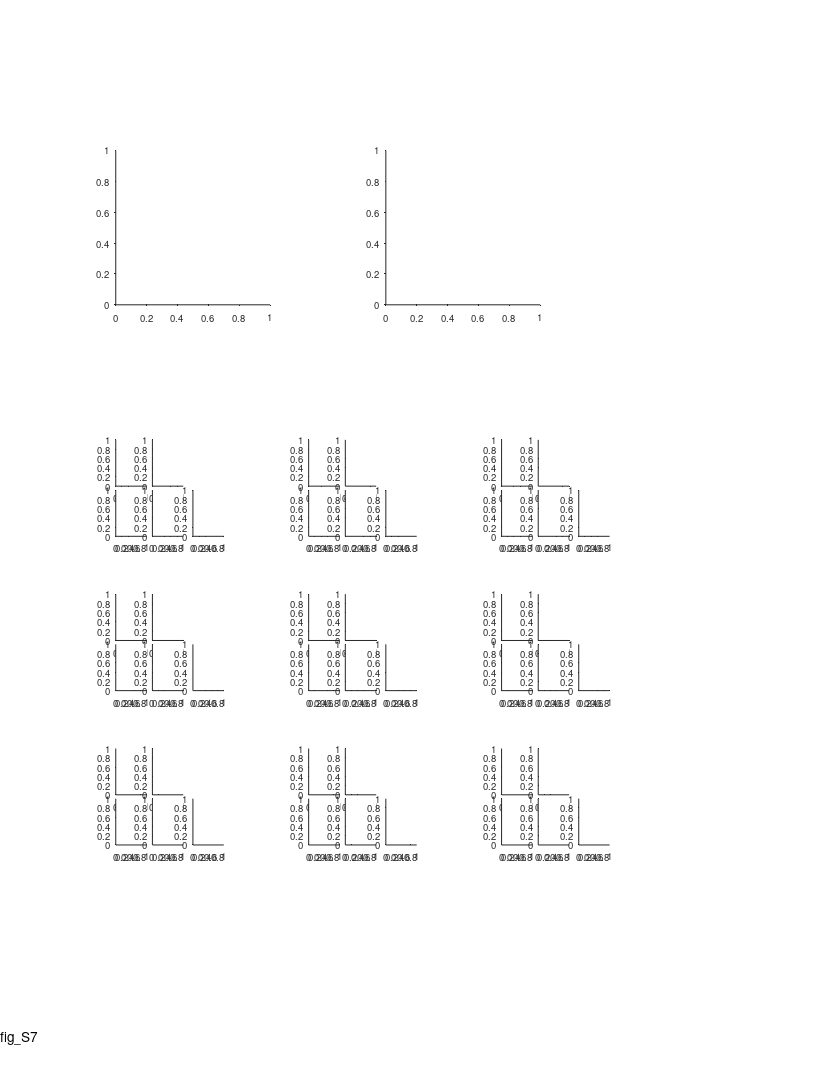

The MATLAB source for this figure: (Note: this script raises an error after producing the figure.)
%% Large Scale - fig. supp - spike sorting control

%%
clear 
clc

%% options
% corr_type = 'pearson';
corr_type = 'spearman';

%% define output files
res_dir = 'L:\paper_figures';
mkdir(res_dir)
fig_name_str = 'fig_S7';
fig_caption_str = 'Spike sorting control';
log_name_str = [fig_name_str '_log_file' '.txt'];
log_name_str = strrep(log_name_str , ':', '-');
log_name_str = strrep(log_name_str , ' ', '_');
log_name_out = fullfile(res_dir, log_name_str);

%% open log file
diary off
diary(log_name_out)
diary on
disp('Log file');
disp(['created: ', datestr(clock)]);
disp('======================================================');
disp([fig_name_str ':' fig_caption_str]);
disp('======================================================');
disp('');

%% create figure
% =========================================================================
% figure_size_cm = [21.0 29.7]; % ~A4
figure_size_cm = [21.6 27.9]; % ~US letter
figure ;
% Some WYSIWYG options:
set(gcf,'DefaultAxesFontSize',7);
set(gcf,'DefaultAxesFontName','helvetica');
set(gcf,'DefaultAxesUnits','centimeters');
set(gcf,'PaperType','usletter')
% set(gcf,'PaperType','<custom>');
set(gcf,'PaperUnits','centimeters','PaperPosition',[0 0 figure_size_cm]);
set(gcf,'PaperOrientation','portrait');
set(gcf,'Units','centimeters','Position',get(gcf,'paperPosition')+[0 0 0 0]); % position on screen...
set(gcf, 'Renderer', 'painters');
set(groot, 'defaultAxesTickDir', 'out');
set(groot,  'defaultAxesTickDirMode', 'manual');
annotation('textbox', [0.5 1 0 0], 'String',fig_name_str, 'HorizontalAlignment','center','Interpreter','none', 'FitBoxToText','on');
pause(0.2); % workaround to solve matlab automatically changing the axes positions...

% create panels
panel_A = axes('position', [3  20 4 4]);
panel_B = axes('position', [10 20 4 4]);
panel_C = [];
panle_C_size = [0.8 1.2];
% ch_offsets_x = [0:4].*0.95;
% ch_offsets_x(end) = ch_offsets_x(end-1);
ch_offsets_x = [0 0.95 0 0.95 2];
ch_offsets_y = [1.3 1.3 0 0 0];
for ii=1:3
    for jj=1:3
        for ch=1:4+1
            pos_x = 3 + (ii-1)*5 + ch_offsets_x(ch);
            pos_y = 6 + (jj-1)*4 + ch_offsets_y(ch);
            panel_C(ii,jj,ch) = axes('position', [pos_x pos_y panle_C_size]);
%             text(0.5,0.5,"ch"+ch)
%             plot( squeeze(wvfs(:,1,:)) )
%             set(gca,'Visible','off');
        end
    end
end
panel_C = flipdim(panel_C,2);
panel_C = reshape(panel_C,[9 5]);


%% load population data
% get list of significant cells (at least in one direction)
% ---------------------------------------------------------
prm = PARAMS_GetAll();
cells_t = DS_get_cells_summary();
% choose bats
bats = [79,148,34,9861,2289];
cells_t(~ismember(cells_t.bat, bats ),:) = [];
% choose good clusters from CA1
cells = cellfun(@(c)(cell_load_data(c,'details')), cells_t.cell_ID, 'UniformOutput',0);
cells = [cells{:}];
cells = [cells.details];
cells(~contains({cells.brain_area}, 'CA1')) = [];
cells(~ismember([cells.ClusterQuality], [2])) = [];
% choose pyramidal cells only
cells = cellfun(@(c)(cell_load_data(c,'details','meanFR')), {cells.cell_ID}, 'UniformOutput',0);
cells = [cells{:}];
meanFR = [cells.meanFR];
cells([meanFR.all]>prm.inclusion.interneuron_FR_thr)=[];
% choose only signif cells (in any direction)
cells_details = [cells.details];
cells = cellfun(@(c)(cell_load_data(c,'details','signif')), {cells_details.cell_ID}, 'UniformOutput',0);
cells = [cells{:}];
signif = cat(1,cells.signif);
signif = arrayfun(@(x)(x.TF), signif);
signif = any(signif,2);
cells(~signif)=[];
cells_details = [cells.details];

% load chosen cells data
cells = cellfun(@(c)(cell_load_data(c,'details','stats','cluster_quality','signif')), {cells_details.cell_ID}, 'UniformOutput',0);
cells = [cells{:}];
CQ = [cells.cluster_quality];
stats = [cells.stats];
stats_all = [stats.all];
stats_dir = cat(1,stats.dir);


%% panel A - No. of fields vs. Isolation index
axes(panel_A);
cla
hold on
text(-0.27,1.1, 'A', 'Units','normalized','FontWeight','bold');

x = [CQ.Isolation_dis_mean];
x = [x;x]';
% y = [stats_all.field_num];
signif_per_dir = arrayfun(@(x)(x.TF), cat(1,cells.signif));
y = arrayfun(@(x)(x.field_num), stats_dir);
y(~signif_per_dir) = nan;

x = x(:)';
y = y(:)';

plot(x, y, '.k');
xlim([0 100])
[r,pval_r]     = corr(x',y','rows','pairwise','type','Pearson');
[rho,pval_rho] = corr(x',y','rows','pairwise','type','Spearman');
fprintf('num_field vs. IsoDist corr: r=%.2f, P=%.2f\n',r,pval_r);
fprintf('num_field vs. IsoDist corr: rho=%.2f, P=%.2f\n',rho,pval_rho);
switch corr_type
    case 'pearson'
        text(1,1,   {sprintf('r = %.3f',r);sprintf('P = %.2f',pval_r)}, ...
            'Units','normalized','HorizontalAlignment','right','VerticalAlignment','top','FontSize',7);
    case 'spearman'
        text(1,1, {['{\rho}' sprintf(' = %.3f',rho)];sprintf('P = %.3f',pval_rho)}, ...
            'Units','normalized','HorizontalAlignment','right','VerticalAlignment','top','FontSize',7);
end

xlabel('Isolation distance','Units','normalized','Position',[0.5 -0.13]);
ylabel({'No. of fields per direction'},'Units','normalized','Position',[-0.15 0.5]);

fprintf('panel A number of cells=%d\n',sum(~isnan(y)))

%% panel B - field size ratio vs. Isolation index
axes(panel_B);
cla
hold on
text(-0.27,1.1, 'B', 'Units','normalized','FontWeight','bold');

x = [CQ.Isolation_dis_mean];
y = [stats_all.field_ratio_LS];
plot(x, y, '.k');
xlim([0 100])
[r,pval_r]     = corr(x',y','rows','pairwise','type','Pearson');
[rho,pval_rho] = corr(x',y','rows','pairwise','type','Spearman');
fprintf('field size ratio vs. IsoDist corr: r=%.2f, P=%.2f\n',r,pval_r);
fprintf('field size ratio vs. IsoDist corr: rho=%.2f, P=%.2f\n',rho,pval_rho);
switch corr_type
    case 'pearson'
        text(1,1,   {sprintf('r = %.3f',r);sprintf('P = %.2f',pval_r)}, ...
            'Units','normalized','HorizontalAlignment','right','VerticalAlignment','top','FontSize',7);
    case 'spearman'
        text(1,1, {['{\rho}' sprintf(' = %.3f',rho)];sprintf('P = %.3f',pval_rho)}, ...
            'Units','normalized','HorizontalAlignment','right','VerticalAlignment','top','FontSize',7);
end
xlabel('Isolation distance','Units','normalized','Position',[0.5 -0.13]);
ylabel({'Field size ratio';'largest/smallest'},'Units','normalized','Position',[-0.15 0.5]);

fprintf('panel B number of cells=%d\n',sum(~isnan(y)))

%% panel C - examples: waveforms of spikes from different fields
cell_examples = {
433;  56;  51;
609; 419; 477;
 57; 628; 337;
};

loggerType_2_fs = containers.Map(...
    {'SpikeLog-16';'MiniBatLog-16'},...
    [29296.875      31250]            );

for ii_cell = 1:length(cell_examples)
    %% load cell data
    cell_ID = cell_examples{ii_cell};
    cell = cell_load_data(cell_ID,'details','fields','stats','spikes','cluster_quality');
    exp = exp_load_data(cell.details.exp_ID,'details');
    c = prm.graphics.colors.flight_directions;
    
    %% arrange spikes data by fields
    fields = cell.fields;
    fields_all = [];
    for ii_dir = 1:2
        if isempty(fields{ii_dir})
            continue
        end
        fields_to_add = fields{ii_dir};
        fields_all = [fields_all fields_to_add];
    end
    fields_all([fields_all.in_low_speed_area]) = [];
    fields = fields_all;
    
    [~,maxch] = max(max(mean(cell.spikes.waveforms,3),[],1));
    % add spikes waveforms for field struct
    for ii_field = 1:length(fields)
        field = fields(ii_field);
        IX = ismember(cell.spikes.ts,field.spikes_ts);
        fields(ii_field).spikes_wvfs = cell.spikes.waveforms(:,:,IX);
        fields(ii_field).spikes_wvfs_avg = mean(cell.spikes.waveforms(:,:,IX),3);
        fields(ii_field).spikes_wvfs_avg_max = mean(cell.spikes.waveforms(:,maxch,IX),3);
    end

    %% plot waveforms per field (4 channles)
    wvfs = cat(3,fields.spikes_wvfs_avg);
    fs = loggerType_2_fs(exp.details.NeuralLoggerType);
    dt = 1/fs;
    t = (0:31).*dt;
    t = t*1e3; % convert to ms
    xlimits = [0 1];
    m1 = min(wvfs,[],'all');
    m2 = max(wvfs,[],'all');
    ylimits = [m1 m2];
    for ch=1:4
        axes(panel_C(ii_cell,ch));
        cla
        plot(t, squeeze(wvfs(:,ch,:)) )
        set(gca,'Visible','off');
        xlim(xlimits)
        ylim(ylimits)
    end
    
    % scale bars
    axes(panel_C(ii_cell,5));
    cla
    hold on
    
    scale_ms = 1;
    scale_uV = 100;
    if scale_uV > ylimits(2)
        error('largest channel amplitude is smaller than the chosen scale bar!')
    end
    plot([0 1]*scale_ms,[0 0], 'k-', 'LineWidth', 1.5);
    plot([1 1]*scale_ms,[0 scale_uV], 'k-', 'LineWidth', 1.5);
    text(0.5*scale_ms,  -0.18*range(ylimits),  sprintf('%dms',scale_ms),      'HorizontalAlignment','center', 'VerticalAlignment','middle', 'FontSize', 8);
    text(1.1*scale_ms,  0.5*scale_uV,         sprintf('%d  {\\mu}V',scale_uV), 'HorizontalAlignment','left', 'VerticalAlignment','middle', 'FontSize', 8);
    set(gca,'Visible','off');
    xlim(xlimits)
    ylim(ylimits)
    
    axes(panel_C(ii_cell,1));
    text(0.1,1.8, sprintf('Cell %d',ii_cell),...
            'Units','normalized','HorizontalAlignment','left','FontSize',8);
    text(0.1,1.5, sprintf('Isolation distance = %.3g', cell.cluster_quality.Isolation_dis_mean),...
        'Units','normalized','HorizontalAlignment','left','FontSize',8);
	text(0.1,1.2, sprintf('N fields = %d', size(wvfs,3) ),...
            'Units','normalized','HorizontalAlignment','left','FontSize',8);
end
axes(panel_C(1,2));
text(-2.5,2, 'C', 'Units','normalized','FontWeight','bold');


%% print/save the figure
fig_name_out = fullfile(res_dir, sprintf('%s__corr_type_%s',fig_name_str,corr_type));
print(gcf, fig_name_out, '-dpdf', '-cmyk', '-painters');
% print(gcf, fig_name_out, '-dtiff', '-cmyk', '-painters');
% saveas(gcf , fig_name_out, 'fig');
disp('figure was successfully saved to pdf/tiff/fig formats');
